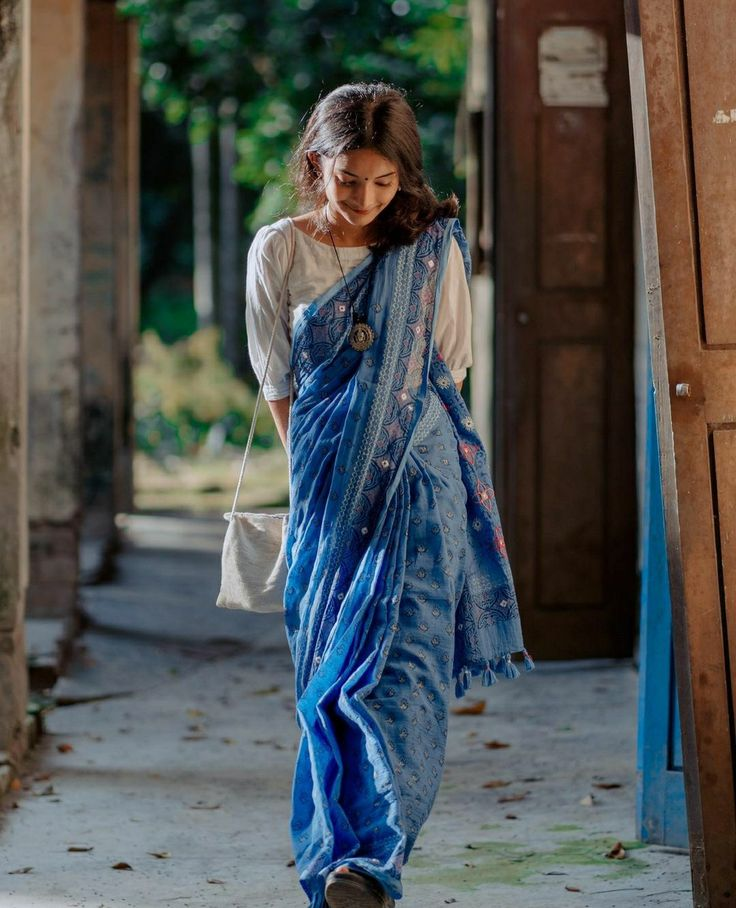
#> input picture product_images/bluesaari1.jpg, 736 x 908 px
$ python -i utils.py   (imports and definitions only)
#> lines starting #> are read from the running program, lines starting #| are printed output that depends on the picture
from PIL import Image
from io import BytesIO
from django.core.files.base import ContentFile
from django.core.exceptions import ValidationError

# Image cropping and resizing function
def crop_and_resize(image, size=(800, 800)):
#> called with image = '../product_images/bluesaari1.jpg', size = (800, 800)
    img = Image.open(image)
#> img is the input picture: PIL image 736x908 RGB; mean R, G, B 79.6, 82.7, 81.7

    # Crop the image to the center
    width, height = img.size
#> width = 736; height = 908
    aspect_ratio = size[0] / size[1]

    # Determine new dimensions for cropping
    if width / height > aspect_ratio:
        # Image is wider than the target aspect ratio
        new_width = int(aspect_ratio * height)
        left = (width - new_width) / 2
        right = (width + new_width) / 2
        img = img.crop((left, 0, right, height))
    else:
        # Image is taller than the target aspect ratio
        new_height = int(width / aspect_ratio)
#> new_height = 736
        top = (height - new_height) / 2
#> top = 86
        bottom = (height + new_height) / 2
#> bottom = 822
        img = img.crop((0, top, width, bottom))
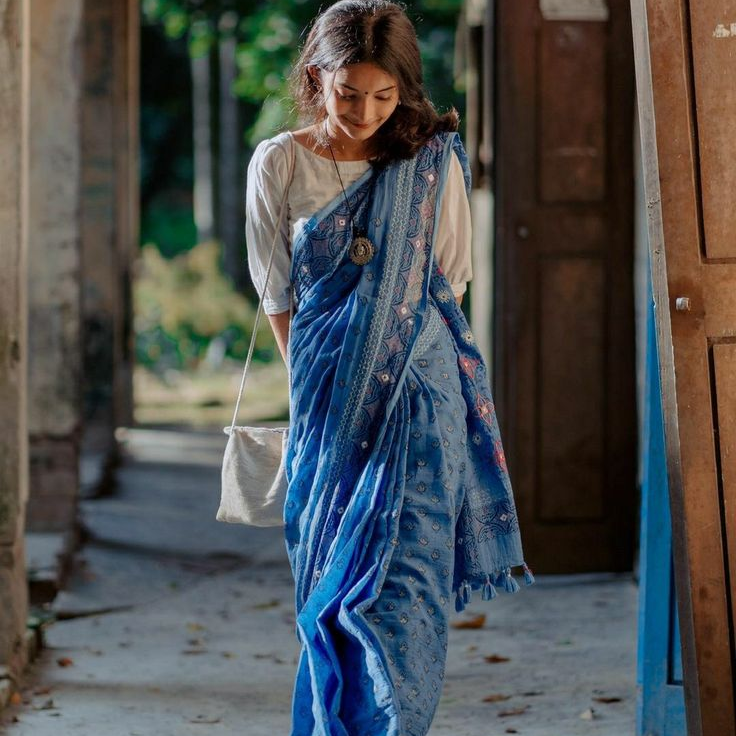
#> img: PIL image 736x736 RGB; mean R, G, B 77.3, 79.6, 79.8

    # Resize the cropped image
    img = img.resize(size, Image.Resampling.LANCZOS)
#> img: PIL image 800x800 RGB

    # Save the image to an in-memory file
    thumb_io = BytesIO()
    img.save(thumb_io, format='JPEG', quality=85)

    # Return a ContentFile for saving the image in the model
#> (the run stopped early here; a loop or call above may not have finished)

$ run again, on product_images/whitedress3.jpg
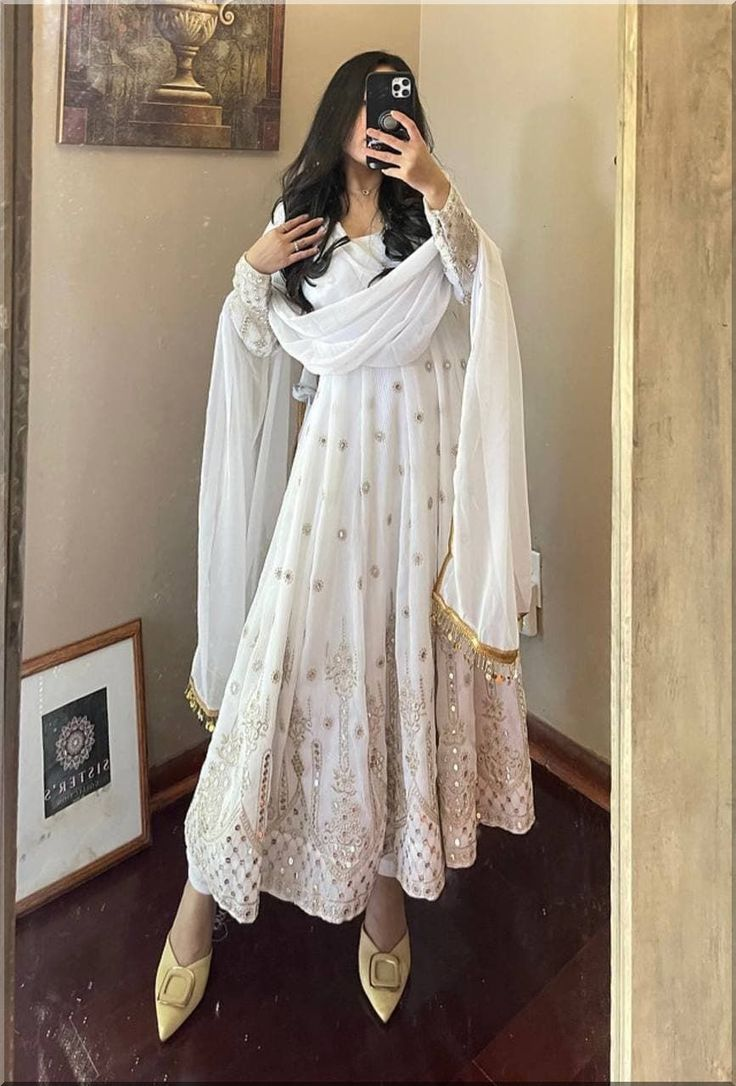
#> input picture product_images/whitedress3.jpg, 736 x 1086 px
#> in crop_and_resize, img is the input picture: PIL image 736x1086 RGB; mean R, G, B 153.9, 137.9, 120.9
#> in crop_and_resize, `img = img.crop((0, top, width, bottom))`:
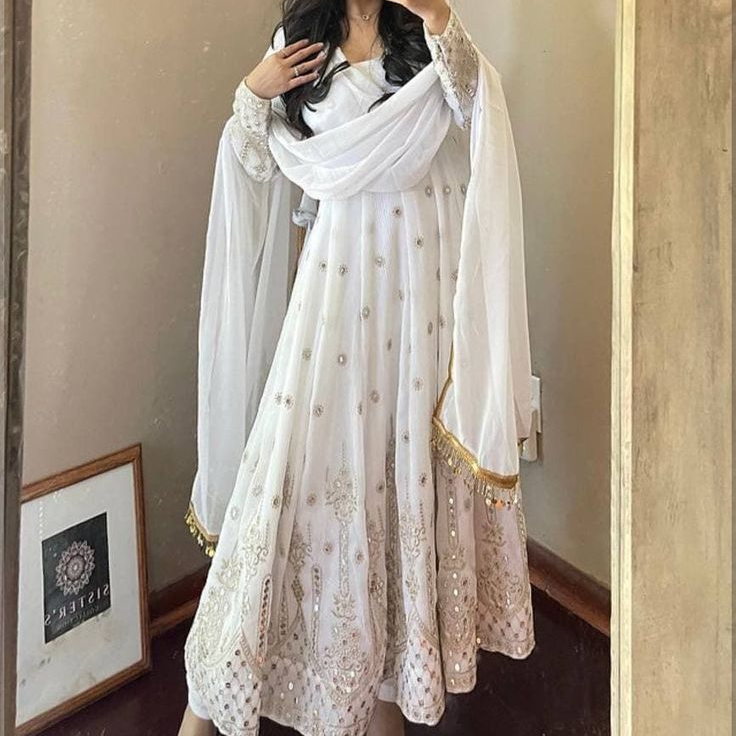
#> img: PIL image 736x736 RGB; mean R, G, B 167.3, 153.7, 137.3
